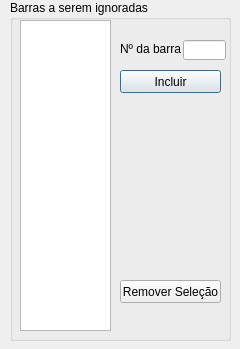
<?xml version="1.0" encoding="UTF-8"?>
<ui version="4.0">
 <class>Janelinha</class>
 <widget class="QDialog" name="Janelinha">
  <property name="geometry">
   <rect>
    <x>0</x>
    <y>0</y>
    <width>240</width>
    <height>349</height>
   </rect>
  </property>
  <property name="windowTitle">
   <string>Lista IGNORA</string>
  </property>
  <property name="windowIcon">
   <iconset>
    <normaloff>logo-epe.png</normaloff>logo-epe.png</iconset>
  </property>
  <widget class="QGroupBox" name="groupBox">
   <property name="geometry">
    <rect>
     <x>10</x>
     <y>0</y>
     <width>221</width>
     <height>341</height>
    </rect>
   </property>
   <property name="title">
    <string>Barras a serem ignoradas</string>
   </property>
   <widget class="QLineEdit" name="lineEdit_nbarra">
    <property name="geometry">
     <rect>
      <x>173</x>
      <y>40</y>
      <width>43</width>
      <height>20</height>
     </rect>
    </property>
    <property name="whatsThis">
     <string>Campo para inserção de barras na lista ignora. Apenas números inteiros positivos.</string>
    </property>
    <property name="text">
     <string/>
    </property>
    <property name="placeholderText">
     <string/>
    </property>
    <property name="clearButtonEnabled">
     <bool>false</bool>
    </property>
   </widget>
   <widget class="QPushButton" name="pushButton_incluir">
    <property name="geometry">
     <rect>
      <x>110</x>
      <y>70</y>
      <width>101</width>
      <height>23</height>
     </rect>
    </property>
    <property name="text">
     <string>Incluir</string>
    </property>
   </widget>
   <widget class="QPushButton" name="pushButton_removerselec">
    <property name="geometry">
     <rect>
      <x>110</x>
      <y>280</y>
      <width>101</width>
      <height>23</height>
     </rect>
    </property>
    <property name="text">
     <string>Remover Seleção</string>
    </property>
   </widget>
   <widget class="QLabel" name="label">
    <property name="geometry">
     <rect>
      <x>110</x>
      <y>41</y>
      <width>61</width>
      <height>16</height>
     </rect>
    </property>
    <property name="text">
     <string>Nº da barra:</string>
    </property>
   </widget>
   <widget class="QListView" name="listView">
    <property name="geometry">
     <rect>
      <x>10</x>
      <y>20</y>
      <width>91</width>
      <height>311</height>
     </rect>
    </property>
    <property name="whatsThis">
     <string>Lista de barras que serão ignoradas na criação do arquivo Monitora.dat e da lista de contingências.</string>
    </property>
    <property name="selectionMode">
     <enum>QAbstractItemView::ExtendedSelection</enum>
    </property>
   </widget>
  </widget>
 </widget>
 <resources/>
 <connections/>
</ui>
